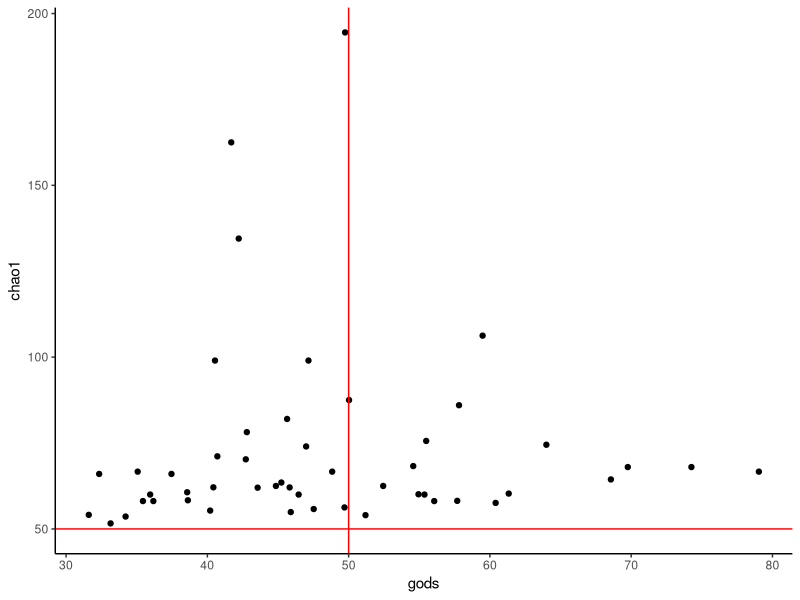
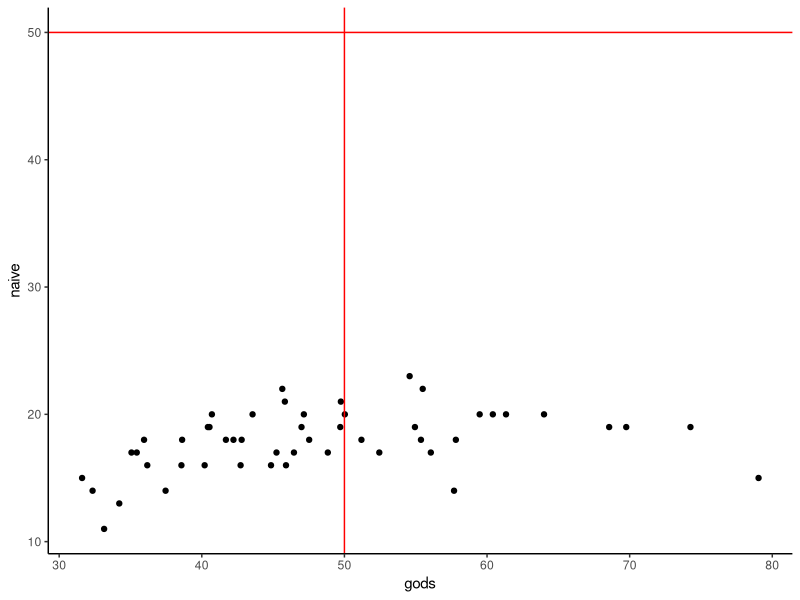
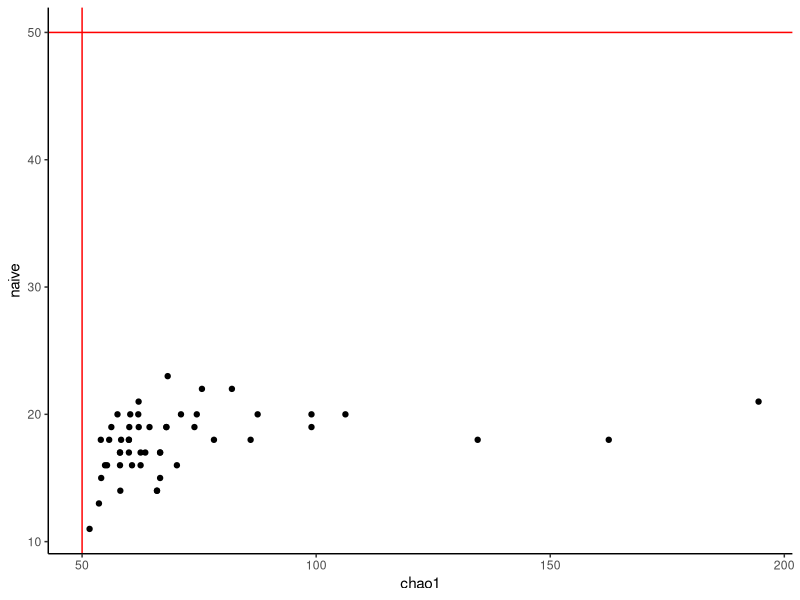

The R script that drew these images, in order:
# script to test god's unbiased rarity estimator on simluated community data
library(tidyverse)
#a couple useful diversity estimators

#Now make GUE (God's Unbiased Estimator)
GUE<-function(freqs, true_p,l){
    ifelse((l==0),
           exp(sum(freqs*log(1/true_p))/sum(freqs)),
           (sum(freqs*(1/true_p)^l))^(1/l)
    )
}
#Chao1, with her own weird thing for no doubletons
c1<-function(x){length(x>0)+ifelse(
    sum(x==2)>0,
    sum(x==1)^2/(sum(x==2)*2),
    sum(x==1)*(sum(x==1)-1)/2)}

#do reps times to test bias, store to a list
reps<-50
#number of true species
S<-50
#number of individuals in sample
N<-30
l<-1

out<-map_dfr(1:reps, function(x){
#make a lognormal SAD with S species

a<-exp(rnorm(S))
true_p=a/sum(a)

#Sample N from it to get observations

obs_namelist<-sample(1:S, size=N, replace=T, prob=a)
freqs<-unlist(lapply(1:S, function(x){length(which(obs_namelist==x))}))


true<-GUE(true_p, true_p, l)
gods<-GUE(freqs/sum(freqs), true_p, l)   
naive<-GUE((freqs/sum(freqs))[freqs/sum(freqs)!=0],(freqs/sum(freqs))[freqs/sum(freqs)!=0],l)
chao1<-c1(freqs)



return(data.frame(true, gods, naive, chao1, S, l, N))
})


plot_ests<-function(df, e1, e2){(df %>% ggplot(aes(x=get(e1), y=get(e2)))
    +geom_point()
    +labs(x=e1, y=e2)
    +geom_hline(yintercept=S, color="red")
    +geom_vline(xintercept=S, color="red")
    +theme_classic())
}

plot_ests(out, "gods", "chao1")
plot_ests(out, "gods", "naive")
plot_ests(out, "chao1", "naive")
